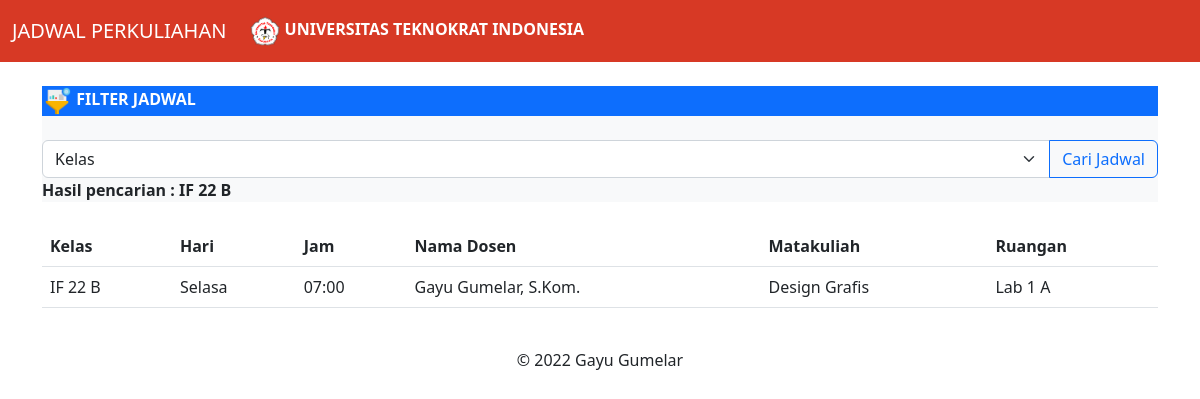
/index.php?kelas=IF 22 B, run on the app's committed database.
### tables this page shows
CREATE TABLE `tbl_jadwaldosen` (
  `id` int(11) NOT NULL,
  `kelas` varchar(8) NOT NULL,
  `hari` varchar(7) NOT NULL,
  `jam_pelajaran` varchar(5) NOT NULL,
  `nama_dosen` varchar(80) NOT NULL,
  `matakuliah` varchar(80) NOT NULL,
  `ruangan` varchar(12) NOT NULL
);

### index.php (the view, shortened to what this page needs)
<?php
    include "config.php";
?>
<!doctype html>
<html lang="en">
  <head>
    <link href="https://cdn.jsdelivr.net/npm/bootstrap@5.2.1/dist/css/bootstrap.min.css" rel="stylesheet">
  </head>
  <body>
    <nav class="navbar navbar-expand-lg" style="background-color: #d73925;" style="color: #ffffff;">
    <div class="container-fluid">
        <a class="navbar-brand text-white" href="#">JADWAL PERKULIAHAN</a>
        <div class="collapse navbar-collapse" id="navbarSupportedContent">
        <ul class="navbar-nav me-auto mb-2 mb-lg-0">
            <li class="nav-item">
            <a class="nav-link disabled text-white">
            <img src="img/logo.png" alt="UTI" width="30" height="30">
            <b>UNIVERSITAS TEKNOKRAT INDONESIA</b></a>
            </li>
        </ul>
        </div>
    </div>
    </nav>
    <br>
    <div class="container">
    <div class="row">
            <div class="col-md-12">
                <div class="bg-primary text-white">
                <img src="img/filter.png" alt="UTI" width="30" height="30">
                <b>FILTER JADWAL</b>
                </div>
            </div>
            <div class="col-md-12">
                <div class="bg-light">
                <form action="index.php" method="GET">
                    <br>
                    <div class="input-group">
                    <select name="kelas" class="form-select" id="inputGroupSelect04" aria-label="Example select with button addon">
                        <option selected value="">Kelas</option>
                    </select>
                    <input class="btn btn-outline-primary" type="submit" value="Cari Jadwal">
                    </div>
                        <?php
                            if(isset($_GET['kelas'])){
                            $kelas = $_GET['kelas'];
                            echo "<b>Hasil pencarian : ".$kelas."</b>";
                            }
                        ?>
                    </div>
            </div>
        </div>
        <br>
        <table class="table">
            <thead>
                <tr>
                <th scope="col">Kelas</th>
                <th scope="col">Hari</th>
                <th scope="col">Jam</th>
                <th scope="col">Nama Dosen</th>
                <th scope="col">Matakuliah</th>
                <th scope="col">Ruangan</th>
                </tr>
            </thead>
            <?php
            if(isset($_GET['kelas'])){
                $kelas = $_GET['kelas'];
                $sql = "SELECT * FROM tbl_jadwaldosen WHERE kelas LIKE '%".$kelas."%'";
            }else {
                $sql = "SELECT * FROM tbl_jadwaldosen";
            }
                $hasil = mysqli_query($koneksi, $sql);
                while($datadosen = mysqli_fetch_array($hasil)){
                    echo "<tr>";
                    echo "<td>".$datadosen['kelas']."</td>";
                    echo "<td>".$datadosen['hari']."</td>";
                    echo "<td>".$datadosen['jam_pelajaran']."</td>";
                    echo "<td>".$datadosen['nama_dosen']."</td>";
                    echo "<td>".$datadosen['matakuliah']."</td>";
                    echo "<td>".$datadosen['ruangan']."</td>";
                    echo "</tr>";
                }
            ?>
        </table>
    </div>
    <div class="clearfix"></div><br>
    <div class="text-center">
        <p>&copy; 2022 Gayu Gumelar</p>
    </div>
  </body>
</html>

### data on the page
tbl_jadwaldosen: kelas "IF 22 B", hari "Selasa", jam_pelajaran "07:00", nama_dosen "Gayu Gumelar, S.Kom.", matakuliah "Design Grafis", ruangan "Lab 1 A"

### other printed values
$kelas "IF 22 B"
